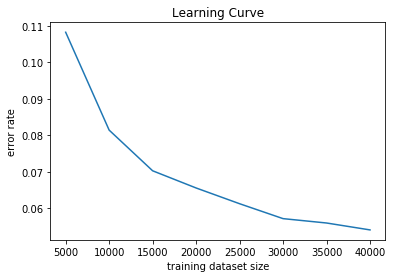

Reproduce this figure in Python.
# -*- coding: utf-8 -*-
"""
Created on Sun Apr 28 22:21:51 2019
Python3.7
@author: JeffLai @ UC Davis
"""
# importing the required module
import matplotlib.pyplot as plt

# x axis values
x = [5000,10000,15000,20000,
     25000,30000,35000,40000]
# corresponding y axis values
y = [0.108258344342797,0.0814367973676995,
     0.0702943889124311,0.0655831692300023,
     0.0612707829598425,0.0571827404840841,
     0.0559862402472767,0.0540917815389984]

# plotting the points
plt.plot(x,y)

# naming the x axis
plt.xlabel('training dataset size')
plt.ylabel('error rate')
plt.title('Learning Curve')
plt.show()
